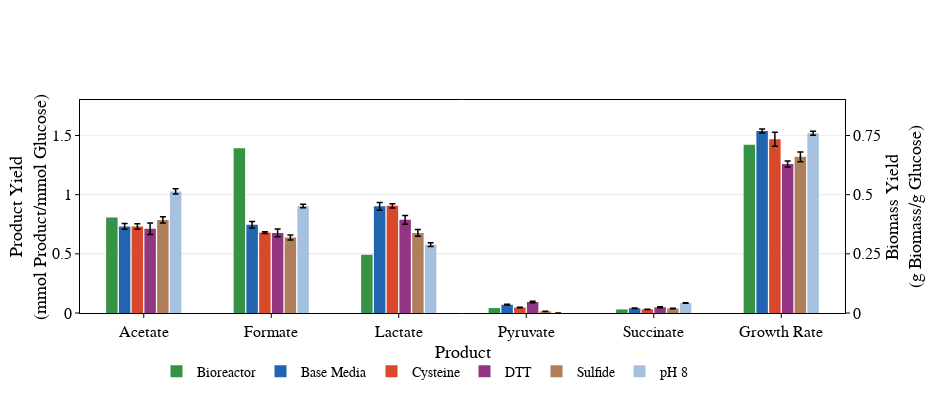
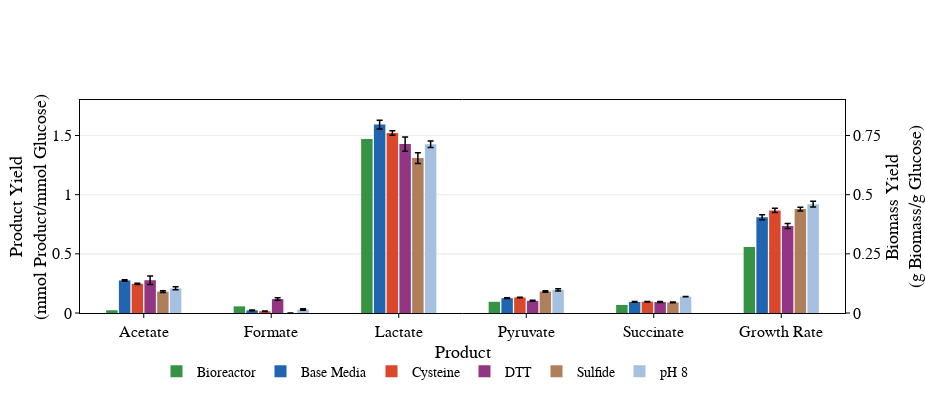
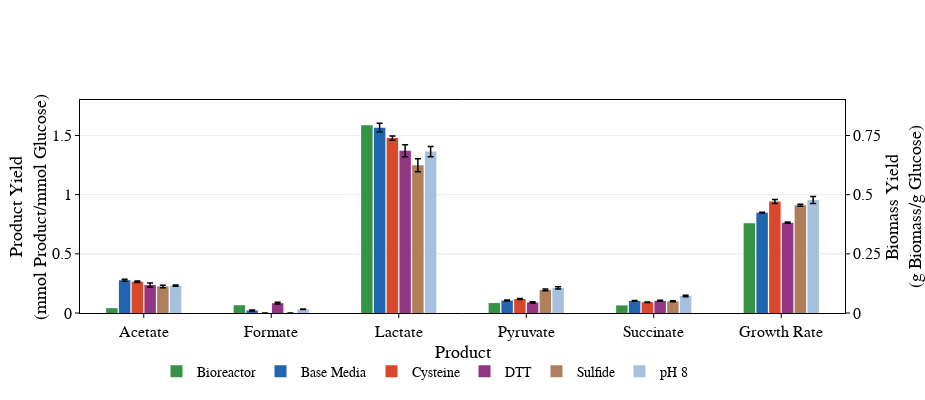
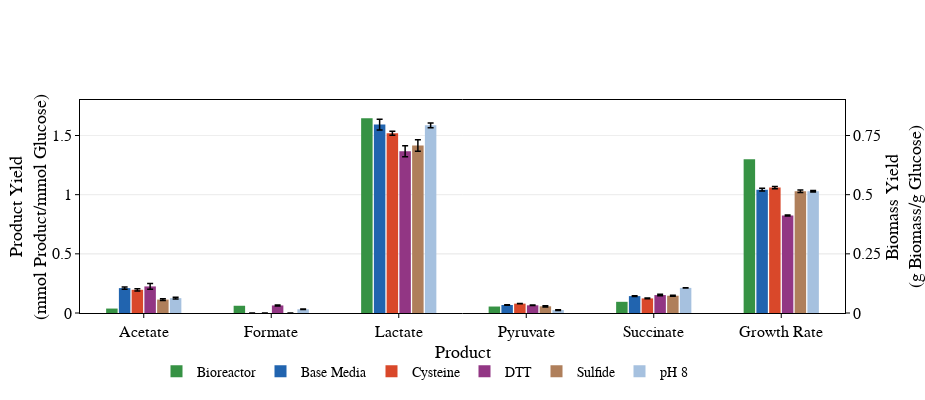

The code cell stored with these charts, in order, in its notebook:
### Markdown cell above
### Plot analyte data for all strains ###

### Code cell
strain_list = ['WT','Δ(adh,pta)-D1', 'Δ(adh,pta)-D28', 'Δ(adh,pta)-D59']
analyte_list = ['Acetate', 'Formate', 'Lactate', 'Pyruvate', 'Succinate', 'Growth Rate']
condition_list = ['RDM + 7.0 a.u. pH', 'RDM + 1.0 mM Cysteine', 'RDM + 1.0 mM DTT', 'RDM + 8.0 mM Na2S', 'RDM + 8.0 a.u. pH']
condition_titles = ['Base Media', 'Cysteine', 'DTT', 'Sulfide', 'pH 8']

colors = ['rgb(33, 100, 175)',
          'rgb(217, 72, 42)',
          'rgb(146, 54, 132)',
          'rgb(175, 127, 91)',
         'rgb(166.0, 193, 223)']

od_timepoint = 8
hplc_timepoint = 8

ranges= [(0,2), (0,0.04)]

for strain in strain_list:
    print(strain)
    trace_list = []
    rep = [rep for rep in reactor.replicate_trials if rep.trial_identifier.strain.name == strain][0]
    x = [analyte for analyte in analyte_list]
    y, yerrs = yield_calculator((rep,rep), od_timepoint=od_timepoint, hplc_timepoint=hplc_timepoint)
    
    trace_list.append(go.Bar(x=x[:-1],
                     y=y[:-1],
                     marker=dict(color='rgb(54, 146, 68)', line=dict(width=0, color='rgb(54, 146, 68)')),
                     name='Bioreactor'))
    
    trace_list.append(go.Bar(x=x[-1:],
                             y=y[-1:],
                             marker=dict(color='rgb(54, 146, 68)', line=dict(width=0, color='black')),showlegend=False,
                             name='Bioreactor', yaxis='y2'))

    for i, condition in enumerate(condition_list):
        od_rep = [rep for rep in red_od.replicate_trials if str(rep.trial_identifier.media)==condition_list[i] and rep.trial_identifier.strain.name==strain][0]
        hplc_rep = [rep for rep in red_titers.replicate_trials if str(rep.trial_identifier.media)==condition_list[i] and rep.trial_identifier.strain.name==strain][0]
        y, y_errs = yield_calculator((od_rep,hplc_rep), od_timepoint=-1, hplc_timepoint=-1)


        trace_list.append(go.Bar(x=x[:-1],
                                 y=y[:-1],
                                 error_y=dict(type='data', array=y_errs[:-1], thickness=1.5, width=3, color='black'),
                                 marker=dict(color=colors[i], line=dict(width=0, color='rgb(54, 146, 68)')), width=0.09,
                                 name=condition_titles[i]))

        trace_list.append(go.Bar(x=x[-1:],
                         y=y[-1:],
                         error_y=dict(type='data', array=y_errs[-1:], thickness=1.5, width=3, color='black'),
                         marker=dict(color=colors[i], line=dict(width=0, color='black')),showlegend=False, width=0.09,
                         yaxis='y2',
                         name=condition_titles[i]))



    layout = go.Layout(height=400, width=925, legend_x= 0.1, bargroupgap=0.1, bargap=0.4,
                       legend_orientation='h',legend_y=-0.2, legend_font=dict(family='Myriad Pro', color='black', size=14),

                       xaxis=dict(title='Product', title_standoff=5,
                                  titlefont=dict(family='Myriad Pro', size=18, color='black'),
                                  showline=True, linewidth=1, linecolor='black', mirror=True, side='bottom',
                                  ticks='outside', ticklen=4, tickangle=0, nticks=8,
                                  tickfont=dict(size=16, family='Myriad Pro', color='black'), tickcolor='black',
                                  showgrid=False,zeroline=False),

                       yaxis=dict(title='Product Yield<br>(mmol Product/mmol Glucose)',
                                  titlefont=dict(family='Myriad Pro', size=18, color='black'),
                                  showline=True, linewidth=1, linecolor='black', mirror=True, range=(0,1.8),
                                  ticks='outside', ticklen=4, tickangle=0, side='left', nticks=5,
                                  tickfont=dict(family='Myriad Pro',size=16, color='black'), tickcolor='black', 
                                  showgrid=True,zeroline=False),
                       
                      yaxis2=dict(title='Biomass Yield<br>(g Biomass/g Glucose)',
                                  titlefont=dict(family='Myriad Pro', size=18, color='black'),
                                  showline=True, linewidth=1, linecolor='black', mirror=True, range=(0,0.9),nticks=4,dtick=0.25,
                                  ticks='outside', ticklen=4, tickangle=0, side='right', anchor='x', overlaying='y', 
                                  tickfont=dict(family='Myriad Pro',size=16, color='black'), tickcolor='black', 
                                  showgrid=True,zeroline=False))

    if trace_list:
        fig = go.Figure(data=trace_list, layout=layout)
        plot(fig)#, image='svg')
        #pio.write_image(fig,"Figures/si_fig_5_"+strain+".svg",format='svg')

### Figure 1 — Plotly figure (JSON) as saved in the notebook; plotly's stock layout.template omitted (floating-point values rounded to 4 significant figures)
{"data": [{"marker": {"color": "rgb(54, 146, 68)", "line": {"color": "rgb(54, 146, 68)", "width": 0}}, "name": "Bioreactor", "type": "bar", "x": ["Acetate", "Formate", "Lactate", "Pyruvate", "Succinate"], "y": [0.806, 1.393, 0.4919, 0.04174, 0.0303]}, {"marker": {"color": "rgb(54, 146, 68)", "line": {"color": "black", "width": 0}}, "name": "Bioreactor", "showlegend": false, "type": "bar", "x": ["Growth Rate"], "y": [0.711], "yaxis": "y2"}, {"error_y": {"array": [0.02475, 0.02765, 0.03351, 0.003275, 0.002049], "color": "black", "thickness": 1.5, "type": "data", "width": 3}, "marker": {"color": "rgb(33, 100, 175)", "line": {"color": "rgb(54, 146, 68)", "width": 0}}, "name": "Base Media", "type": "bar", "width": 0.09, "x": ["Acetate", "Formate", "Lactate", "Pyruvate", "Succinate"], "y": [0.7319, 0.745, 0.9011, 0.06991, 0.04044]}, {"error_y": {"array": [0.00834], "color": "black", "thickness": 1.5, "type": "data", "width": 3}, "marker": {"color": "rgb(33, 100, 175)", "line": {"color": "black", "width": 0}}, "name": "Base Media", "showlegend": false, "type": "bar", "width": 0.09, "x": ["Growth Rate"], "y": [0.769], "yaxis": "y2"}, {"error_y": {"array": [0.02344, 0.007268, 0.01764, 0.001795, 0.001551], "color": "black", "thickness": 1.5, "type": "data", "width": 3}, "marker": {"color": "rgb(217, 72, 42)", "line": {"color": "rgb(54, 146, 68)", "width": 0}}, "name": "Cysteine", "type": "bar", "width": 0.09, "x": ["Acetate", "Formate", "Lactate", "Pyruvate", "Succinate"], "y": [0.7316, 0.6794, 0.9055, 0.04668, 0.03107]}, {"error_y": {"array": [0.02939], "color": "black", "thickness": 1.5, "type": "data", "width": 3}, "marker": {"color": "rgb(217, 72, 42)", "line": {"color": "black", "width": 0}}, "name": "Cysteine", "showlegend": false, "type": "bar", "width": 0.09, "x": ["Growth Rate"], "y": [0.7343], "yaxis": "y2"}, {"error_y": {"array": [0.04846, 0.03276, 0.03709, 0.005626, 0.004593], "color": "black", "thickness": 1.5, "type": "data", "width": 3}, "marker": {"color": "rgb(146, 54, 132)", "line": {"color": "rgb(54, 146, 68)", "width": 0}}, "name": "DTT", "type": "bar", "width": 0.09, "x": ["Acetate", "Formate", "Lactate", "Pyruvate", "Succinate"], "y": [0.7119, 0.6769, 0.7873, 0.09284, 0.0482]}, {"error_y": {"array": [0.01263], "color": "black", "thickness": 1.5, "type": "data", "width": 3}, "marker": {"color": "rgb(146, 54, 132)", "line": {"color": "black", "width": 0}}, "name": "DTT", "showlegend": false, "type": "bar", "width": 0.09, "x": ["Growth Rate"], "y": [0.6296], "yaxis": "y2"}, {"error_y": {"array": [0.02698, 0.02162, 0.02849, 0.001035, 0.002128], "color": "black", "thickness": 1.5, "type": "data", "width": 3}, "marker": {"color": "rgb(175, 127, 91)", "line": {"color": "rgb(54, 146, 68)", "width": 0}}, "name": "Sulfide", "type": "bar", "width": 0.09, "x": ["Acetate", "Formate", "Lactate", "Pyruvate", "Succinate"], "y": [0.7867, 0.638, 0.6763, 0.01352, 0.0374]}, {"error_y": {"array": [0.02038], "color": "black", "thickness": 1.5, "type": "data", "width": 3}, "marker": {"color": "rgb(175, 127, 91)", "line": {"color": "black", "width": 0}}, "name": "Sulfide", "showlegend": false, "type": "bar", "width": 0.09, "x": ["Growth Rate"], "y": [0.6599], "yaxis": "y2"}, {"error_y": {"array": [0.02173, 0.01481, 0.01563, null, 0.00263], "color": "black", "thickness": 1.5, "type": "data", "width": 3}, "marker": {"color": "rgb(166.0, 193, 223)", "line": {"color": "rgb(54, 146, 68)", "width": 0}}, "name": "pH 8", "type": "bar", "width": 0.09, "x": ["Acetate", "Formate", "Lactate", "Pyruvate", "Succinate"], "y": [1.028, 0.9042, 0.5774, 0, 0.08482]}, {"error_y": {"array": [0.008298], "color": "black", "thickness": 1.5, "type": "data", "width": 3}, "marker": {"color": "rgb(166.0, 193, 223)", "line": {"color": "black", "width": 0}}, "name": "pH 8", "showlegend": false, "type": "bar", "width": 0.09, "x": ["Growth Rate"], "y": [0.7596], "yaxis": "y2"}], "layout": {"bargap": 0.4, "bargroupgap": 0.1, "height": 400, "legend": {"font": {"color": "black", "family": "Myriad Pro", "size": 14}, "orientation": "h", "x": 0.1, "y": -0.2}, "width": 925, "xaxis": {"linecolor": "black", "linewidth": 1, "mirror": true, "nticks": 8, "showgrid": false, "showline": true, "side": "bottom", "tickangle": 0, "tickcolor": "black", "tickfont": {"color": "black", "family": "Myriad Pro", "size": 16}, "ticklen": 4, "ticks": "outside", "title": {"font": {"color": "black", "family": "Myriad Pro", "size": 18}, "standoff": 5, "text": "Product"}, "zeroline": false}, "yaxis": {"linecolor": "black", "linewidth": 1, "mirror": true, "nticks": 5, "range": [0, 1.8], "showgrid": true, "showline": true, "side": "left", "tickangle": 0, "tickcolor": "black", "tickfont": {"color": "black", "family": "Myriad Pro", "size": 16}, "ticklen": 4, "ticks": "outside", "title": {"font": {"color": "black", "family": "Myriad Pro", "size": 18}, "text": "Product Yield<br>(mmol Product/mmol Glucose)"}, "zeroline": false}, "yaxis2": {"anchor": "x", "dtick": 0.25, "linecolor": "black", "linewidth": 1, "mirror": true, "nticks": 4, "overlaying": "y", "range": [0, 0.9], "showgrid": true, "showline": true, "side": "right", "tickangle": 0, "tickcolor": "black", "tickfont": {"color": "black", "family": "Myriad Pro", "size": 16}, "ticklen": 4, "ticks": "outside", "title": {"font": {"color": "black", "family": "Myriad Pro", "size": 18}, "text": "Biomass Yield<br>(g Biomass/g Glucose)"}, "zeroline": false}}}

### Figure 2 — Plotly figure (JSON) as saved in the notebook; plotly's stock layout.template omitted (floating-point values rounded to 4 significant figures)
{"data": [{"marker": {"color": "rgb(54, 146, 68)", "line": {"color": "rgb(54, 146, 68)", "width": 0}}, "name": "Bioreactor", "type": "bar", "x": ["Acetate", "Formate", "Lactate", "Pyruvate", "Succinate"], "y": [0.02308, 0.05623, 1.47, 0.09467, 0.06834]}, {"marker": {"color": "rgb(54, 146, 68)", "line": {"color": "black", "width": 0}}, "name": "Bioreactor", "showlegend": false, "type": "bar", "x": ["Growth Rate"], "y": [0.2784], "yaxis": "y2"}, {"error_y": {"array": [0.006748, 0.002395, 0.03674, 0.003532, 0.002937], "color": "black", "thickness": 1.5, "type": "data", "width": 3}, "marker": {"color": "rgb(33, 100, 175)", "line": {"color": "rgb(54, 146, 68)", "width": 0}}, "name": "Base Media", "type": "bar", "width": 0.09, "x": ["Acetate", "Formate", "Lactate", "Pyruvate", "Succinate"], "y": [0.2752, 0.02241, 1.592, 0.1251, 0.09329]}, {"error_y": {"array": [0.0104], "color": "black", "thickness": 1.5, "type": "data", "width": 3}, "marker": {"color": "rgb(33, 100, 175)", "line": {"color": "black", "width": 0}}, "name": "Base Media", "showlegend": false, "type": "bar", "width": 0.09, "x": ["Growth Rate"], "y": [0.4046], "yaxis": "y2"}, {"error_y": {"array": [0.005313, 0.002447, 0.01865, 0.002689, 0.00242], "color": "black", "thickness": 1.5, "type": "data", "width": 3}, "marker": {"color": "rgb(217, 72, 42)", "line": {"color": "rgb(54, 146, 68)", "width": 0}}, "name": "Cysteine", "type": "bar", "width": 0.09, "x": ["Acetate", "Formate", "Lactate", "Pyruvate", "Succinate"], "y": [0.2467, 0.01459, 1.521, 0.1313, 0.09533]}, {"error_y": {"array": [0.008924], "color": "black", "thickness": 1.5, "type": "data", "width": 3}, "marker": {"color": "rgb(217, 72, 42)", "line": {"color": "black", "width": 0}}, "name": "Cysteine", "showlegend": false, "type": "bar", "width": 0.09, "x": ["Growth Rate"], "y": [0.4333], "yaxis": "y2"}, {"error_y": {"array": [0.03626, 0.01068, 0.06087, 0.004112, 0.00494], "color": "black", "thickness": 1.5, "type": "data", "width": 3}, "marker": {"color": "rgb(146, 54, 132)", "line": {"color": "rgb(54, 146, 68)", "width": 0}}, "name": "DTT", "type": "bar", "width": 0.09, "x": ["Acetate", "Formate", "Lactate", "Pyruvate", "Succinate"], "y": [0.277, 0.1177, 1.427, 0.1028, 0.09269]}, {"error_y": {"array": [0.01032], "color": "black", "thickness": 1.5, "type": "data", "width": 3}, "marker": {"color": "rgb(146, 54, 132)", "line": {"color": "black", "width": 0}}, "name": "DTT", "showlegend": false, "type": "bar", "width": 0.09, "x": ["Growth Rate"], "y": [0.3676], "yaxis": "y2"}, {"error_y": {"array": [0.00682, null, 0.0457, 0.006564, 0.003054], "color": "black", "thickness": 1.5, "type": "data", "width": 3}, "marker": {"color": "rgb(175, 127, 91)", "line": {"color": "rgb(54, 146, 68)", "width": 0}}, "name": "Sulfide", "type": "bar", "width": 0.09, "x": ["Acetate", "Formate", "Lactate", "Pyruvate", "Succinate"], "y": [0.1803, 0, 1.309, 0.1815, 0.08908]}, {"error_y": {"array": [0.008299], "color": "black", "thickness": 1.5, "type": "data", "width": 3}, "marker": {"color": "rgb(175, 127, 91)", "line": {"color": "black", "width": 0}}, "name": "Sulfide", "showlegend": false, "type": "bar", "width": 0.09, "x": ["Growth Rate"], "y": [0.439], "yaxis": "y2"}, {"error_y": {"array": [0.01281, 0.006129, 0.02758, 0.009248, 0.001593], "color": "black", "thickness": 1.5, "type": "data", "width": 3}, "marker": {"color": "rgb(166.0, 193, 223)", "line": {"color": "rgb(54, 146, 68)", "width": 0}}, "name": "pH 8", "type": "bar", "width": 0.09, "x": ["Acetate", "Formate", "Lactate", "Pyruvate", "Succinate"], "y": [0.2084, 0.03034, 1.426, 0.196, 0.138]}, {"error_y": {"array": [0.01217], "color": "black", "thickness": 1.5, "type": "data", "width": 3}, "marker": {"color": "rgb(166.0, 193, 223)", "line": {"color": "black", "width": 0}}, "name": "pH 8", "showlegend": false, "type": "bar", "width": 0.09, "x": ["Growth Rate"], "y": [0.4597], "yaxis": "y2"}], "layout": {"bargap": 0.4, "bargroupgap": 0.1, "height": 400, "legend": {"font": {"color": "black", "family": "Myriad Pro", "size": 14}, "orientation": "h", "x": 0.1, "y": -0.2}, "width": 925, "xaxis": {"linecolor": "black", "linewidth": 1, "mirror": true, "nticks": 8, "showgrid": false, "showline": true, "side": "bottom", "tickangle": 0, "tickcolor": "black", "tickfont": {"color": "black", "family": "Myriad Pro", "size": 16}, "ticklen": 4, "ticks": "outside", "title": {"font": {"color": "black", "family": "Myriad Pro", "size": 18}, "standoff": 5, "text": "Product"}, "zeroline": false}, "yaxis": {"linecolor": "black", "linewidth": 1, "mirror": true, "nticks": 5, "range": [0, 1.8], "showgrid": true, "showline": true, "side": "left", "tickangle": 0, "tickcolor": "black", "tickfont": {"color": "black", "family": "Myriad Pro", "size": 16}, "ticklen": 4, "ticks": "outside", "title": {"font": {"color": "black", "family": "Myriad Pro", "size": 18}, "text": "Product Yield<br>(mmol Product/mmol Glucose)"}, "zeroline": false}, "yaxis2": {"anchor": "x", "dtick": 0.25, "linecolor": "black", "linewidth": 1, "mirror": true, "nticks": 4, "overlaying": "y", "range": [0, 0.9], "showgrid": true, "showline": true, "side": "right", "tickangle": 0, "tickcolor": "black", "tickfont": {"color": "black", "family": "Myriad Pro", "size": 16}, "ticklen": 4, "ticks": "outside", "title": {"font": {"color": "black", "family": "Myriad Pro", "size": 18}, "text": "Biomass Yield<br>(g Biomass/g Glucose)"}, "zeroline": false}}}

### Figure 3 — Plotly figure (JSON) as saved in the notebook; plotly's stock layout.template omitted (floating-point values rounded to 4 significant figures)
{"data": [{"marker": {"color": "rgb(54, 146, 68)", "line": {"color": "rgb(54, 146, 68)", "width": 0}}, "name": "Bioreactor", "type": "bar", "x": ["Acetate", "Formate", "Lactate", "Pyruvate", "Succinate"], "y": [0.04076, 0.06546, 1.586, 0.08388, 0.06385]}, {"marker": {"color": "rgb(54, 146, 68)", "line": {"color": "black", "width": 0}}, "name": "Bioreactor", "showlegend": false, "type": "bar", "x": ["Growth Rate"], "y": [0.3791], "yaxis": "y2"}, {"error_y": {"array": [0.008025, 0.003924, 0.0373, 0.003912, 0.003421], "color": "black", "thickness": 1.5, "type": "data", "width": 3}, "marker": {"color": "rgb(33, 100, 175)", "line": {"color": "rgb(54, 146, 68)", "width": 0}}, "name": "Base Media", "type": "bar", "width": 0.09, "x": ["Acetate", "Formate", "Lactate", "Pyruvate", "Succinate"], "y": [0.2771, 0.02085, 1.566, 0.1052, 0.1019]}, {"error_y": {"array": [0.00169], "color": "black", "thickness": 1.5, "type": "data", "width": 3}, "marker": {"color": "rgb(33, 100, 175)", "line": {"color": "black", "width": 0}}, "name": "Base Media", "showlegend": false, "type": "bar", "width": 0.09, "x": ["Growth Rate"], "y": [0.4241], "yaxis": "y2"}, {"error_y": {"array": [0.005979, null, 0.01858, 0.004888, 0.002119], "color": "black", "thickness": 1.5, "type": "data", "width": 3}, "marker": {"color": "rgb(217, 72, 42)", "line": {"color": "rgb(54, 146, 68)", "width": 0}}, "name": "Cysteine", "type": "bar", "width": 0.09, "x": ["Acetate", "Formate", "Lactate", "Pyruvate", "Succinate"], "y": [0.2647, 0, 1.478, 0.1182, 0.09151]}, {"error_y": {"array": [0.008401], "color": "black", "thickness": 1.5, "type": "data", "width": 3}, "marker": {"color": "rgb(217, 72, 42)", "line": {"color": "black", "width": 0}}, "name": "Cysteine", "showlegend": false, "type": "bar", "width": 0.09, "x": ["Growth Rate"], "y": [0.4707], "yaxis": "y2"}, {"error_y": {"array": [0.01657, 0.006943, 0.05065, 0.006185, 0.003782], "color": "black", "thickness": 1.5, "type": "data", "width": 3}, "marker": {"color": "rgb(146, 54, 132)", "line": {"color": "rgb(54, 146, 68)", "width": 0}}, "name": "DTT", "type": "bar", "width": 0.09, "x": ["Acetate", "Formate", "Lactate", "Pyruvate", "Succinate"], "y": [0.236, 0.08303, 1.371, 0.08923, 0.1029]}, {"error_y": {"array": [0.002273], "color": "black", "thickness": 1.5, "type": "data", "width": 3}, "marker": {"color": "rgb(146, 54, 132)", "line": {"color": "black", "width": 0}}, "name": "DTT", "showlegend": false, "type": "bar", "width": 0.09, "x": ["Growth Rate"], "y": [0.3818], "yaxis": "y2"}, {"error_y": {"array": [0.009992, null, 0.05496, 0.007735, 0.004116], "color": "black", "thickness": 1.5, "type": "data", "width": 3}, "marker": {"color": "rgb(175, 127, 91)", "line": {"color": "rgb(54, 146, 68)", "width": 0}}, "name": "Sulfide", "type": "bar", "width": 0.09, "x": ["Acetate", "Formate", "Lactate", "Pyruvate", "Succinate"], "y": [0.2241, 0, 1.249, 0.1954, 0.09896]}, {"error_y": {"array": [0.004083], "color": "black", "thickness": 1.5, "type": "data", "width": 3}, "marker": {"color": "rgb(175, 127, 91)", "line": {"color": "black", "width": 0}}, "name": "Sulfide", "showlegend": false, "type": "bar", "width": 0.09, "x": ["Growth Rate"], "y": [0.4553], "yaxis": "y2"}, {"error_y": {"array": [0.005423, 0.001979, 0.04277, 0.008645, 0.005837], "color": "black", "thickness": 1.5, "type": "data", "width": 3}, "marker": {"color": "rgb(166.0, 193, 223)", "line": {"color": "rgb(54, 146, 68)", "width": 0}}, "name": "pH 8", "type": "bar", "width": 0.09, "x": ["Acetate", "Formate", "Lactate", "Pyruvate", "Succinate"], "y": [0.2304, 0.03135, 1.364, 0.2125, 0.1435]}, {"error_y": {"array": [0.01484], "color": "black", "thickness": 1.5, "type": "data", "width": 3}, "marker": {"color": "rgb(166.0, 193, 223)", "line": {"color": "black", "width": 0}}, "name": "pH 8", "showlegend": false, "type": "bar", "width": 0.09, "x": ["Growth Rate"], "y": [0.4779], "yaxis": "y2"}], "layout": {"bargap": 0.4, "bargroupgap": 0.1, "height": 400, "legend": {"font": {"color": "black", "family": "Myriad Pro", "size": 14}, "orientation": "h", "x": 0.1, "y": -0.2}, "width": 925, "xaxis": {"linecolor": "black", "linewidth": 1, "mirror": true, "nticks": 8, "showgrid": false, "showline": true, "side": "bottom", "tickangle": 0, "tickcolor": "black", "tickfont": {"color": "black", "family": "Myriad Pro", "size": 16}, "ticklen": 4, "ticks": "outside", "title": {"font": {"color": "black", "family": "Myriad Pro", "size": 18}, "standoff": 5, "text": "Product"}, "zeroline": false}, "yaxis": {"linecolor": "black", "linewidth": 1, "mirror": true, "nticks": 5, "range": [0, 1.8], "showgrid": true, "showline": true, "side": "left", "tickangle": 0, "tickcolor": "black", "tickfont": {"color": "black", "family": "Myriad Pro", "size": 16}, "ticklen": 4, "ticks": "outside", "title": {"font": {"color": "black", "family": "Myriad Pro", "size": 18}, "text": "Product Yield<br>(mmol Product/mmol Glucose)"}, "zeroline": false}, "yaxis2": {"anchor": "x", "dtick": 0.25, "linecolor": "black", "linewidth": 1, "mirror": true, "nticks": 4, "overlaying": "y", "range": [0, 0.9], "showgrid": true, "showline": true, "side": "right", "tickangle": 0, "tickcolor": "black", "tickfont": {"color": "black", "family": "Myriad Pro", "size": 16}, "ticklen": 4, "ticks": "outside", "title": {"font": {"color": "black", "family": "Myriad Pro", "size": 18}, "text": "Biomass Yield<br>(g Biomass/g Glucose)"}, "zeroline": false}}}

### Figure 4 — Plotly figure (JSON) as saved in the notebook; plotly's stock layout.template omitted (floating-point values rounded to 4 significant figures)
{"data": [{"marker": {"color": "rgb(54, 146, 68)", "line": {"color": "rgb(54, 146, 68)", "width": 0}}, "name": "Bioreactor", "type": "bar", "x": ["Acetate", "Formate", "Lactate", "Pyruvate", "Succinate"], "y": [0.03752, 0.06117, 1.647, 0.05468, 0.09459]}, {"marker": {"color": "rgb(54, 146, 68)", "line": {"color": "black", "width": 0}}, "name": "Bioreactor", "showlegend": false, "type": "bar", "x": ["Growth Rate"], "y": [0.6492], "yaxis": "y2"}, {"error_y": {"array": [0.01006, null, 0.04607, 0.001931, 0.003559], "color": "black", "thickness": 1.5, "type": "data", "width": 3}, "marker": {"color": "rgb(33, 100, 175)", "line": {"color": "rgb(54, 146, 68)", "width": 0}}, "name": "Base Media", "type": "bar", "width": 0.09, "x": ["Acetate", "Formate", "Lactate", "Pyruvate", "Succinate"], "y": [0.2102, 0, 1.592, 0.06756, 0.1427]}, {"error_y": {"array": [0.00557], "color": "black", "thickness": 1.5, "type": "data", "width": 3}, "marker": {"color": "rgb(33, 100, 175)", "line": {"color": "black", "width": 0}}, "name": "Base Media", "showlegend": false, "type": "bar", "width": 0.09, "x": ["Growth Rate"], "y": [0.521], "yaxis": "y2"}, {"error_y": {"array": [0.009761, null, 0.01699, 0.001872, 0.00256], "color": "black", "thickness": 1.5, "type": "data", "width": 3}, "marker": {"color": "rgb(217, 72, 42)", "line": {"color": "rgb(54, 146, 68)", "width": 0}}, "name": "Cysteine", "type": "bar", "width": 0.09, "x": ["Acetate", "Formate", "Lactate", "Pyruvate", "Succinate"], "y": [0.1961, 0, 1.519, 0.0791, 0.1233]}, {"error_y": {"array": [0.00445], "color": "black", "thickness": 1.5, "type": "data", "width": 3}, "marker": {"color": "rgb(217, 72, 42)", "line": {"color": "black", "width": 0}}, "name": "Cysteine", "showlegend": false, "type": "bar", "width": 0.09, "x": ["Growth Rate"], "y": [0.5299], "yaxis": "y2"}, {"error_y": {"array": [0.02364, 0.004703, 0.04688, 0.002197, 0.006311], "color": "black", "thickness": 1.5, "type": "data", "width": 3}, "marker": {"color": "rgb(146, 54, 132)", "line": {"color": "rgb(54, 146, 68)", "width": 0}}, "name": "DTT", "type": "bar", "width": 0.09, "x": ["Acetate", "Formate", "Lactate", "Pyruvate", "Succinate"], "y": [0.2247, 0.06388, 1.367, 0.06495, 0.1515]}, {"error_y": {"array": [0.00185], "color": "black", "thickness": 1.5, "type": "data", "width": 3}, "marker": {"color": "rgb(146, 54, 132)", "line": {"color": "black", "width": 0}}, "name": "DTT", "showlegend": false, "type": "bar", "width": 0.09, "x": ["Growth Rate"], "y": [0.4117], "yaxis": "y2"}, {"error_y": {"array": [0.008202, null, 0.04793, 0.005612, 0.00505], "color": "black", "thickness": 1.5, "type": "data", "width": 3}, "marker": {"color": "rgb(175, 127, 91)", "line": {"color": "rgb(54, 146, 68)", "width": 0}}, "name": "Sulfide", "type": "bar", "width": 0.09, "x": ["Acetate", "Formate", "Lactate", "Pyruvate", "Succinate"], "y": [0.1132, 0, 1.415, 0.05656, 0.146]}, {"error_y": {"array": [0.0048], "color": "black", "thickness": 1.5, "type": "data", "width": 3}, "marker": {"color": "rgb(175, 127, 91)", "line": {"color": "black", "width": 0}}, "name": "Sulfide", "showlegend": false, "type": "bar", "width": 0.09, "x": ["Growth Rate"], "y": [0.5145], "yaxis": "y2"}, {"error_y": {"array": [0.007243, 0.002045, 0.01997, 0.002977, 0.001135], "color": "black", "thickness": 1.5, "type": "data", "width": 3}, "marker": {"color": "rgb(166.0, 193, 223)", "line": {"color": "rgb(54, 146, 68)", "width": 0}}, "name": "pH 8", "type": "bar", "width": 0.09, "x": ["Acetate", "Formate", "Lactate", "Pyruvate", "Succinate"], "y": [0.1255, 0.03151, 1.586, 0.02465, 0.2122]}, {"error_y": {"array": [0.003368], "color": "black", "thickness": 1.5, "type": "data", "width": 3}, "marker": {"color": "rgb(166.0, 193, 223)", "line": {"color": "black", "width": 0}}, "name": "pH 8", "showlegend": false, "type": "bar", "width": 0.09, "x": ["Growth Rate"], "y": [0.5143], "yaxis": "y2"}], "layout": {"bargap": 0.4, "bargroupgap": 0.1, "height": 400, "legend": {"font": {"color": "black", "family": "Myriad Pro", "size": 14}, "orientation": "h", "x": 0.1, "y": -0.2}, "width": 925, "xaxis": {"linecolor": "black", "linewidth": 1, "mirror": true, "nticks": 8, "showgrid": false, "showline": true, "side": "bottom", "tickangle": 0, "tickcolor": "black", "tickfont": {"color": "black", "family": "Myriad Pro", "size": 16}, "ticklen": 4, "ticks": "outside", "title": {"font": {"color": "black", "family": "Myriad Pro", "size": 18}, "standoff": 5, "text": "Product"}, "zeroline": false}, "yaxis": {"linecolor": "black", "linewidth": 1, "mirror": true, "nticks": 5, "range": [0, 1.8], "showgrid": true, "showline": true, "side": "left", "tickangle": 0, "tickcolor": "black", "tickfont": {"color": "black", "family": "Myriad Pro", "size": 16}, "ticklen": 4, "ticks": "outside", "title": {"font": {"color": "black", "family": "Myriad Pro", "size": 18}, "text": "Product Yield<br>(mmol Product/mmol Glucose)"}, "zeroline": false}, "yaxis2": {"anchor": "x", "dtick": 0.25, "linecolor": "black", "linewidth": 1, "mirror": true, "nticks": 4, "overlaying": "y", "range": [0, 0.9], "showgrid": true, "showline": true, "side": "right", "tickangle": 0, "tickcolor": "black", "tickfont": {"color": "black", "family": "Myriad Pro", "size": 16}, "ticklen": 4, "ticks": "outside", "title": {"font": {"color": "black", "family": "Myriad Pro", "size": 18}, "text": "Biomass Yield<br>(g Biomass/g Glucose)"}, "zeroline": false}}}
